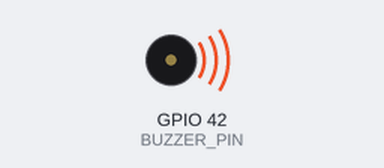
Bench run of a sketch on a simulated ESP32. Parts: buzzer (waves = sounding, pin HIGH). What the sketch prints to the serial monitor is not drawn.

Above: at 1.5 s.
Timing chart, 0 to 5.6 s (numbered marks = the images above):
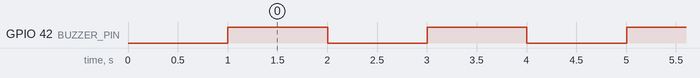

The sketch:

Buzzer_Test.ino
```cpp
#include <Arduino.h>

#define BUZZER_PIN 42
#define CORE_TO_RUN 0

void buzzerTask(void * pvParameters) {
  String coreID = String(xPortGetCoreID());
  Serial.print("buzzerTask berjalan di Core: ");
  Serial.println(coreID);

  pinMode(BUZZER_PIN, OUTPUT);

  for (;;) {
    Serial.println("Core " + coreID + ": Buzzer ON");

    digitalWrite(BUZZER_PIN, HIGH);
    vTaskDelay(1000 / portTICK_PERIOD_MS);

    Serial.println("Core " + coreID + ": Buzzer OFF");

    digitalWrite(BUZZER_PIN, LOW);
    vTaskDelay(1000 / portTICK_PERIOD_MS);
  }
}

void setup() {
  Serial.begin(115200);
  vTaskDelay(1000 / portTICK_PERIOD_MS);

  xTaskCreatePinnedToCore(
      buzzerTask,
      "BuzzerTask",
      2048,
      NULL,
      1,
      NULL,
      CORE_TO_RUN
  );

  Serial.println("Task Buzzer telah dibuat untuk berjalan di Core " + String(CORE_TO_RUN));
}

void loop() {
  vTaskDelay(1000 / portTICK_PERIOD_MS);
}
```

Measured:
- by itself, GPIO 42 (BUZZER_PIN): alternates HIGH for 1.0 s and LOW for 1.0 s
